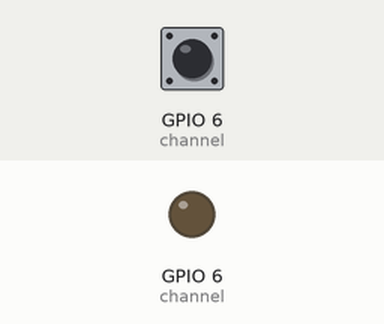
Recording of a program running on a simulated Raspberry Pi (BCM pin numbers). Parts: output pins drawn as LEDs (lit = HIGH). Inputs (shaded band) come from the test bench; at power-on: GPIO 6 (channel) HIGH. The clock reads 2024-03-15 10:24:30 at power-on unless the program sets it; the interpreter's speed is modelled, so counts of loop turns are approximate; what the program prints to the terminal is not drawn.

Above: at 0.1 s.
At 1.2 s:
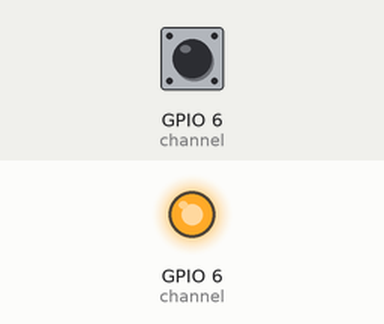
1.3 s: GPIO 6 (channel) pulsed LOW 2 times (0.12 s each, 0.3 s apart)
At 8.2 s:
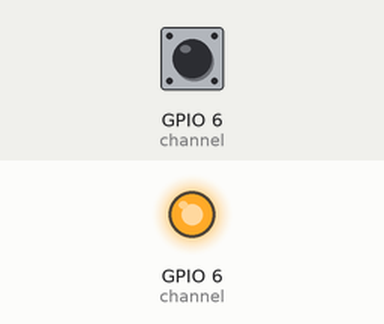
Timing chart, 0 to 9.4 s (numbered marks = the images above; inputs shaded):
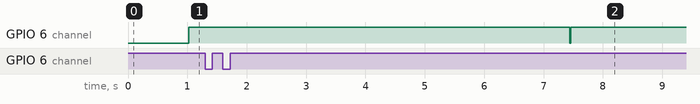

The program:

dh11_test2.py
```python
# -*- coding: utf-8 -*-
import RPi.GPIO as GPIO #引入GPIO模块，重命名为GPIO
import time#引入时间模块


def temp():
    channel=6#设置端口号
    j=0#初始化计数器为0
    data=[]#初始化数据存储数组

    GPIO.setmode(GPIO.BCM) #设置gpio引脚编号模式，有两种编号模式可供选择，自己随意设置就好
    time.sleep(1)#程序暂停一秒钟
    GPIO.setup(channel, GPIO.OUT) #设置6号口为输出模式
    GPIO.output(channel, GPIO.LOW)#6号口输出低电平，即发送触发信号
    time.sleep(0.02)#低电平维持0.02秒
    GPIO.output(channel, GPIO.HIGH)#输出高电平，标志低电平结束
    GPIO.setup(channel, GPIO.IN)#设置端口模式为输入
    while GPIO.input(channel)==GPIO.LOW:#跳过初始状态的低电平
        pass
    while GPIO.input(channel)==GPIO.HIGH:#跳过初始状态的高电平
        pass

    #进入循环
    while j < 40:#仅仅存储40个数据
        k = 0
        while GPIO.input(channel) == GPIO.LOW:#跳过低电平
            continue

        while GPIO.input(channel) == GPIO.HIGH:#如果是高电平，则进入循环，高电平结束时停止
            k += 1#计数器自增
            if k > 100:#如果高电平计数器大于100，则跳出循环，数据错误
                break

        if k < 8:#如果计数器数值小于8次，则认为值为0
            data.append(0)
        else:#否则认为值为1
            data.append(1)

        j += 1#数据位数计数器加一

    #按位切割数据
    humidity_bit = data[0:8]
    humidity_point_bit = data[8:16]
    temperature_bit = data[16:24]
    temperature_point_bit = data[24:32]
    check_bit = data[32:40]

    humidity = 0
    humidity_point = 0
    temperature = 0
    temperature_point = 0
    check = 0

    #计算各个数据结果和校验值
    for i in range(8):
        humidity += humidity_bit[i] * 2 ** (7 - i)
        humidity_point += humidity_point_bit[i] * 2 ** (7 - i)
        temperature += temperature_bit[i] * 2 ** (7 - i)
        temperature_point += temperature_point_bit[i] * 2 ** (7 - i)
        check += check_bit[i] * 2 ** (7 - i)
    #计算检查值
    tmp = humidity + humidity_point + temperature + temperature_point

    if check == tmp and temperature < 50 and humidity < 90:
        print time.strftime("%Y-%m-%d %H:%M:%S", time.localtime()),
        print('数据正确')
        print("温度: "+str(temperature)+", 湿度: "+str(humidity))
        outstr = u'数据正确',u"温度: "+str(temperature)+u", 湿度: "+str(humidity)


    else:
        print time.strftime("%Y-%m-%d %H:%M:%S", time.localtime()),
        print('数据错误')
        print("温度: "+str(temperature)+",湿度: "+str(humidity)+"校验值: "+str(check)+" 检查值: "+str(tmp))
        outstr = u'数据错误',u"温度: "+str(temperature)+u",湿度: "+str(humidity)+u"校验值: "+str(check)+u" 检查值: "+str(tmp)

    GPIO.cleanup()
    return outstr

while 1==1:
    temp()
    time.sleep(5)
```

Measured:
- after the input at 1.3 s, GPIO 6 (channel): HIGH → LOW after 6.1 s, → HIGH 0.02 s later
